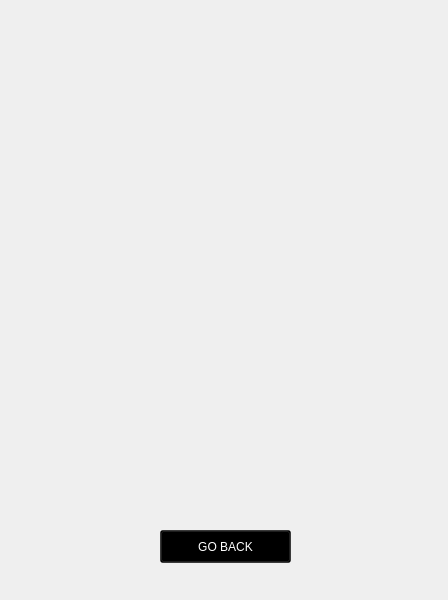
<?xml version="1.0" encoding="UTF-8"?>
<ui version="4.0">
 <class>GameOver</class>
 <widget class="QWidget" name="GameOver">
  <property name="geometry">
   <rect>
    <x>0</x>
    <y>0</y>
    <width>448</width>
    <height>600</height>
   </rect>
  </property>
  <property name="windowTitle">
   <string>GameOver | Pacman</string>
  </property>
  <property name="windowIcon">
   <iconset resource="../imgresources.qrc">
    <normaloff>:/img/pacman/1.png</normaloff>:/img/pacman/1.png</iconset>
  </property>
  <widget class="QLabel" name="background_label">
   <property name="geometry">
    <rect>
     <x>0</x>
     <y>0</y>
     <width>448</width>
     <height>600</height>
    </rect>
   </property>
   <property name="styleSheet">
    <string notr="true">background-image: url(:/img/background);</string>
   </property>
   <property name="text">
    <string/>
   </property>
  </widget>
  <widget class="QLabel" name="logo_label">
   <property name="geometry">
    <rect>
     <x>60</x>
     <y>10</y>
     <width>331</width>
     <height>121</height>
    </rect>
   </property>
   <property name="styleSheet">
    <string notr="true">image: url(:/img/pacman_logo);</string>
   </property>
   <property name="text">
    <string/>
   </property>
  </widget>
  <widget class="QPushButton" name="goback_button">
   <property name="geometry">
    <rect>
     <x>160</x>
     <y>530</y>
     <width>131</width>
     <height>33</height>
    </rect>
   </property>
   <property name="styleSheet">
    <string notr="true">background-color: rgba(0, 0, 0, 128);
color: rgb(255, 255, 255);</string>
   </property>
   <property name="text">
    <string>GO BACK</string>
   </property>
  </widget>
  <widget class="QLabel" name="initial_gif_label">
   <property name="geometry">
    <rect>
     <x>10</x>
     <y>380</y>
     <width>411</width>
     <height>81</height>
    </rect>
   </property>
   <property name="text">
    <string/>
   </property>
  </widget>
  <widget class="QLabel" name="editable">
   <property name="geometry">
    <rect>
     <x>400</x>
     <y>230</y>
     <width>91</width>
     <height>61</height>
    </rect>
   </property>
   <property name="styleSheet">
    <string notr="true">color: rgb(255, 255, 255);</string>
   </property>
   <property name="text">
    <string/>
   </property>
  </widget>
 </widget>
 <resources>
  <include location="../imgresources.qrc"/>
 </resources>
 <connections/>
</ui>
